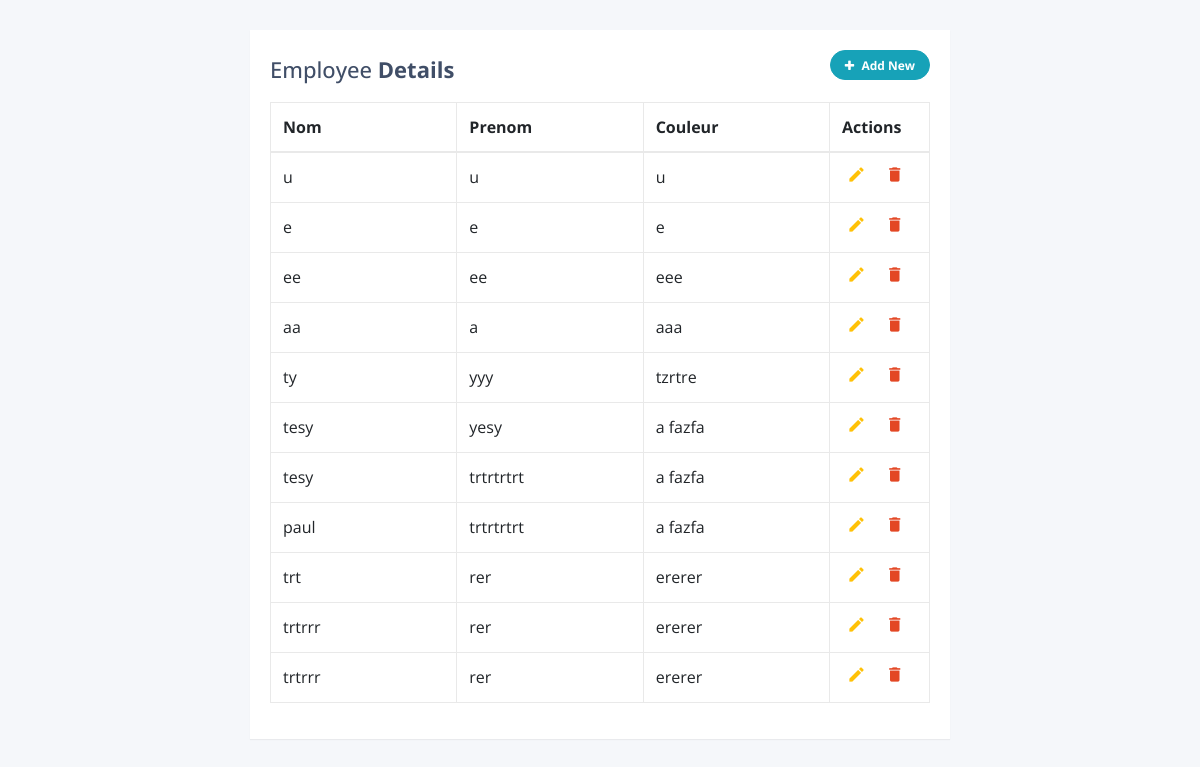
Page /Hopital/ZoneTest/Tableau/Tableau.php on the committed database.
### tables this page shows
CREATE TABLE IF NOT EXISTS `tableau` (
  `id` int(11) NOT NULL AUTO_INCREMENT,
  `nom` varchar(30) NOT NULL,
  `prenom` varchar(30) NOT NULL,
  `couleur` varchar(30) NOT NULL,
  PRIMARY KEY (`id`)
);

### Hopital/ZoneTest/Tableau/Tableau.php (the view, shortened to what this page needs)
<!DOCTYPE html>
<html lang="en">
<head>
<link rel="stylesheet" href="https://stackpath.bootstrapcdn.com/bootstrap/4.5.0/css/bootstrap.min.css">
<link rel="stylesheet" href="https://maxcdn.bootstrapcdn.com/font-awesome/4.7.0/css/font-awesome.min.css">
</head>
<body>
<div class="container-lg">
    <div class="table-responsive">
        <div class="table-wrapper">
            <div class="table-title">
                <div class="row">
                    <div class="col-sm-8"><h2>Employee <b>Details</b></h2></div>
                    <div class="col-sm-4">
                        <button type="button" class="btn btn-info add-new"><i class="fa fa-plus"></i> Add New</button>
                    </div>
                </div>
            </div>
            <table class="table table-bordered">
                <thead>
                    <tr>
                        <th>Nom</th>
                        <th>Prenom</th>
                        <th>Couleur</th>
                        <th>Actions</th>
                    </tr>
                </thead>
                <tbody>
                <?php
							try
							{
							$bdd= new PDO('mysql:host=localhost;dbname=hopitalphp;charset=utf8','root','');
							}
							catch(Exception $e)
							{
							  die('Erreur:'.$e->getMessage());
							}
							$req = $bdd->query("SELECT * FROM tableau");
							$data=$req->fetchall();
							if(isset($data))
							{
							foreach ($data as $value) {
							echo
                                '<tr>
                                <td>'.$value['nom'].'</td>
                                <td>'.$value['prenom'].'</td>
                                <td>'.$value['couleur'].'</td>
                                <td>
                                     <a class="add" title="Add" data-toggle="tooltip"><i class="material-icons">&#xE03B;</i></a>
                                     <a class="edit" title="Edit" data-toggle="tooltip"><i class="material-icons">&#xE254;</i></a>
                                     <a class="delete" id="'.$value['id'].'" onclick="DelUser(this.id)" title="Delete" data-toggle="tooltip"><i class="material-icons">&#xE872;</i></a>
                                </td>
                                </tr>';
							}
							}else {
								echo "pas de rdv";
							}
				?>
                </tbody>
            </table>
        </div>
    </div>
</div>
</body>
</html>

### Hopital/ZoneTest/Tableau/Tableau.php (style rules this page uses)
body { color: #404E67; background: #F5F7FA; font-family: 'Open Sans', sans-serif; }
.table-wrapper { width: 700px; margin: 30px auto; background: #fff; padding: 20px; box-shadow: 0 1px 1px rgba(0,0,0,.05); }
.table-title { padding-bottom: 10px; margin: 0 0 10px; }
.table-title h2 { margin: 6px 0 0; font-size: 22px; }
.table-title .add-new { float: right; height: 30px; font-weight: bold; font-size: 12px; text-shadow: none; min-width: 100px; border-radius: 50px; line-height: 13px; }
.table-title .add-new i { margin-right: 4px; }
table.table { table-layout: fixed; }
table.table tr th, table.table tr td { border-color: #e9e9e9; }
table.table th:last-child { width: 100px; }
table.table td a { cursor: pointer; display: inline-block; margin: 0 5px; min-width: 24px; }
table.table td a.edit { color: #FFC107; }
table.table td a.delete { color: #E34724; }
table.table td i { font-size: 19px; }

### rows in the picture
tableau: nom "u", prenom "u", couleur "u"
tableau: nom "e", prenom "e", couleur "e"
tableau: nom "ee", prenom "ee", couleur "eee"
tableau: nom "aa", prenom "a", couleur "aaa"
tableau: nom "ty", prenom "yyy", couleur "tzrtre"
tableau: nom "tesy", prenom "yesy", couleur "a fazfa"
tableau: nom "tesy", prenom "trtrtrtrt", couleur "a fazfa"
tableau: nom "paul", prenom "trtrtrtrt", couleur "a fazfa"
tableau: nom "trt", prenom "rer", couleur "ererer"
tableau: nom "trtrrr", prenom "rer", couleur "ererer"
tableau: nom "trtrrr", prenom "rer", couleur "ererer"
